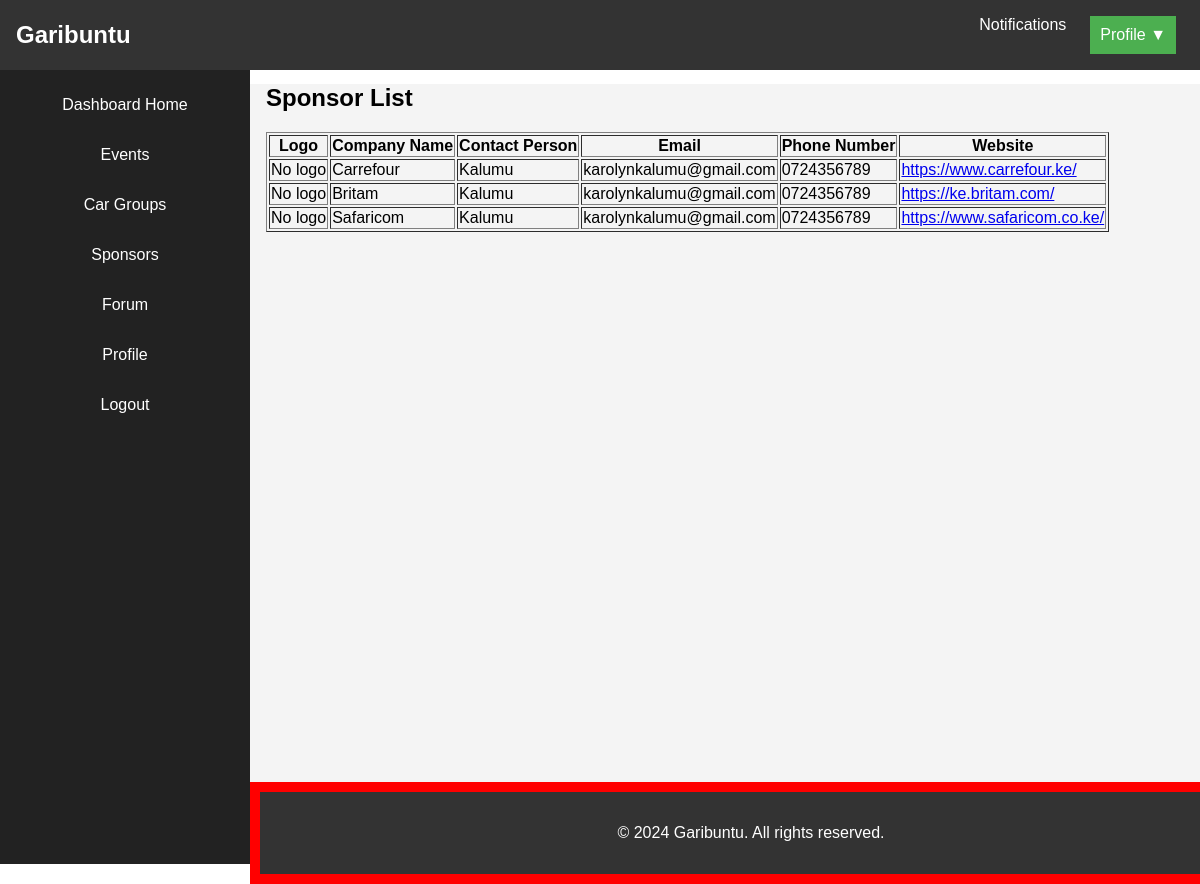
/dash-sponsors/, run on an earlier commit of the app's database.
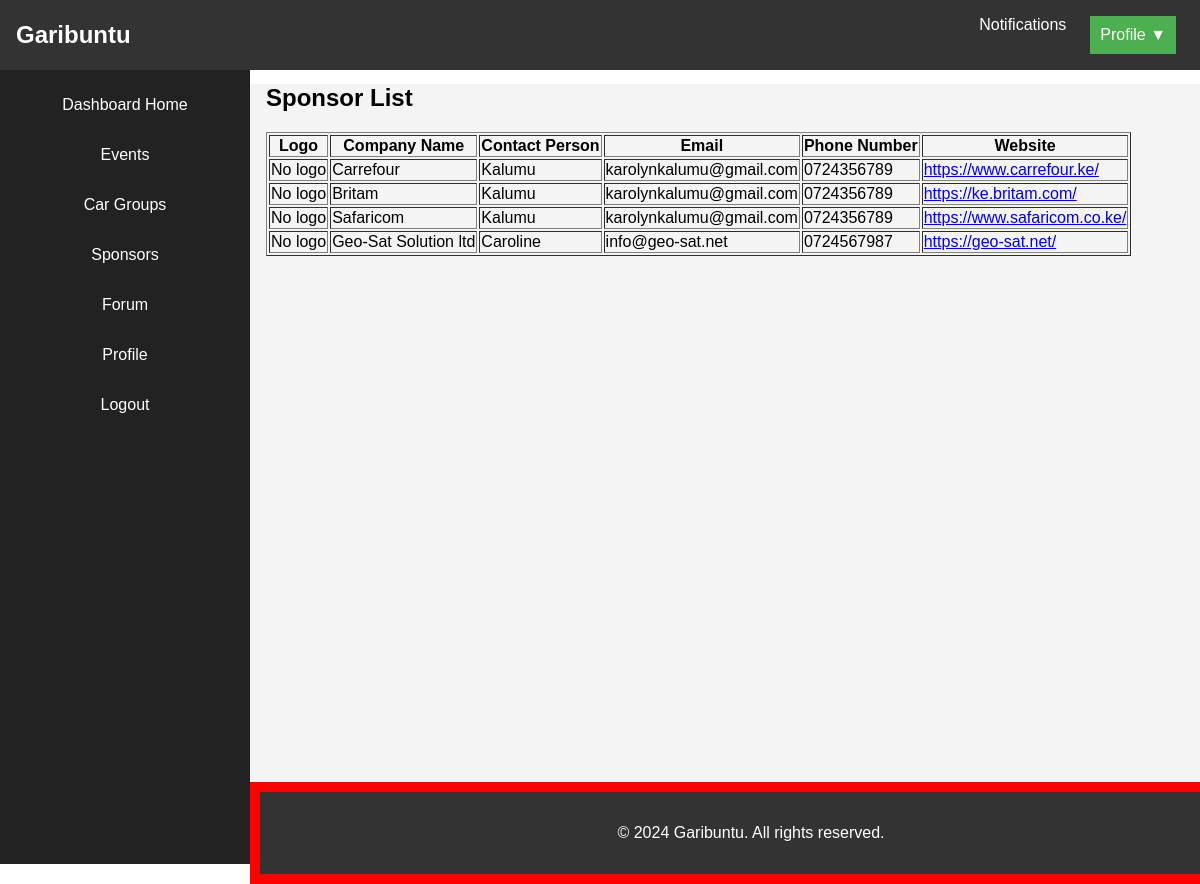
And on a later commit of the database.
### sponsors/models.py (models this page shows, shortened)
class Sponsor(models.Model):
    company_name = models.CharField(max_length=100)
    logo = models.ImageField(upload_to='sponsors/', blank=True, null=True)
    website_url = models.CharField(max_length=200, blank=True, null=True)
    contact_person = models.CharField(max_length=100)
    phone_number = models.CharField(max_length=13)
    email = models.EmailField()

### garibuntu/views.py (the view)
# urls.py: path('dash-sponsors/', views.sponsor_list, name='sponsor_list'),
def sponsor_list(request):
    sponsors = Sponsor.objects.all()
    return render(request, 'dash-sponsor-list.html', {'sponsors':sponsors})

### garibuntu/templates/dash-sponsor-list.html (shortened to what this page needs)
{% extends "base-dash.html" %}
{% block content %}
<h2>Sponsor List</h2>
<table border="1">
    <thead>
        <tr>
            <th>Logo</th>
            <th>Company Name</th>
            <th>Contact Person</th>
            <th>Email</th>
            <th>Phone Number</th>
            <th>Website</th>
        </tr>
    </thead>
    <tbody>
        {% for sponsor in sponsors %}
            <tr>
                <td>
                    {% if sponsor.logo %}
                        <img src="{{ sponsor.logo.url }}" alt="{{ sponsor.company_name }} logo" style="width:50px;height:auto;">
                    {% else %}
                        No logo
                    {% endif %}
                </td>
                <td>{{ sponsor.company_name }}</td>
                <td>{{ sponsor.contact_person }}</td>
                <td>{{ sponsor.email }}</td>
                <td>{{ sponsor.phone_number }}</td>
                <td>
                    <a href="{{ sponsor.website_url }}" target="_blank">{{ sponsor.website_url }}</a>
                </td>
            </tr>
        {% empty %}
            <tr>
                <td colspan="6">No sponsors found.</td>
            </tr>
        {% endfor %}
    </tbody>
</table>
{% endblock %}

What changed in the data, as far as the page shows it:
added Sponsor: logo "No logo", company_name "Geo-Sat Solution ltd", contact_person "Caroline", email "info@geo-sat.net", phone_number "0724567987", website_url "https://geo-sat.net/"
